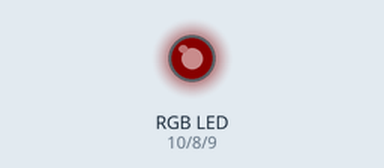
The sketch below on a simulated Arduino Uno, built with avr-gcc and run on an emulated ATmega328P. On the bench: an RGB LED mixed from three pins (HIGH = lit). Dim RGB values are drawn brighter than linear.

Above: at 0.1 s.
At 1.6 s:
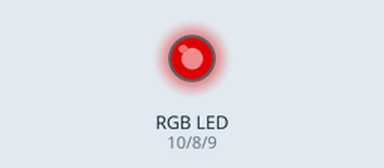
At 3.4 s:
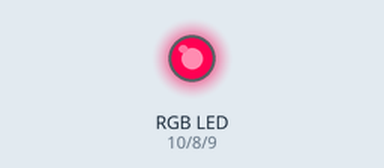
At 6.5 s:
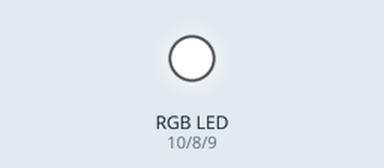
At 15.3 s:
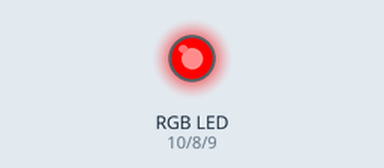
At 28.0 s:
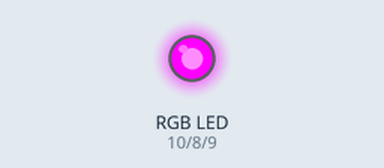
Timing chart, 0 to 29.5 s (numbered marks = the images above):
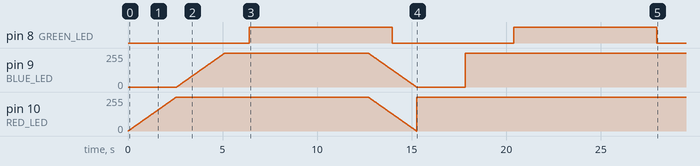

The sketch:

ledstriptest.ino
```cpp
#define RED_LED 10
#define BLUE_LED 9
#define GREEN_LED 8

int brightness = 255;

int gBright = 0;
int rBright = 0;
int bBright = 0;

int fadeSpeed = 10;

void setup() {
   pinMode(GREEN_LED, OUTPUT);
   pinMode(RED_LED, OUTPUT);
   pinMode(BLUE_LED, OUTPUT);

   TurnOn();
   delay(5000);
   TurnOff();
}

void TurnOn() {
   for (int i = 0; i < 256; i++) {
       analogWrite(RED_LED, rBright);
       rBright +=1;
       delay(fadeSpeed);
   }

   for (int i = 0; i < 256; i++) {
       analogWrite(BLUE_LED, bBright);
       bBright += 1;
       delay(fadeSpeed);
   }

   for (int i = 0; i < 256; i++) {
       analogWrite(GREEN_LED, gBright);
       gBright +=1;
       delay(fadeSpeed);
   }
}

void TurnOff() {
   for (int i = 0; i < 256; i++) {
       analogWrite(GREEN_LED, brightness);
       analogWrite(RED_LED, brightness);
       analogWrite(BLUE_LED, brightness);

       brightness -= 1;
       delay(fadeSpeed);
   }
}

void loop() {
   TurnOn();
   delay(5000);
   TurnOff();
   delay(5000);

}
```

Measured:
- by itself, pin 8 (GREEN_LED): HIGH → LOW at 14.0 s, → HIGH 6.4 s later, → LOW 7.6 s later
